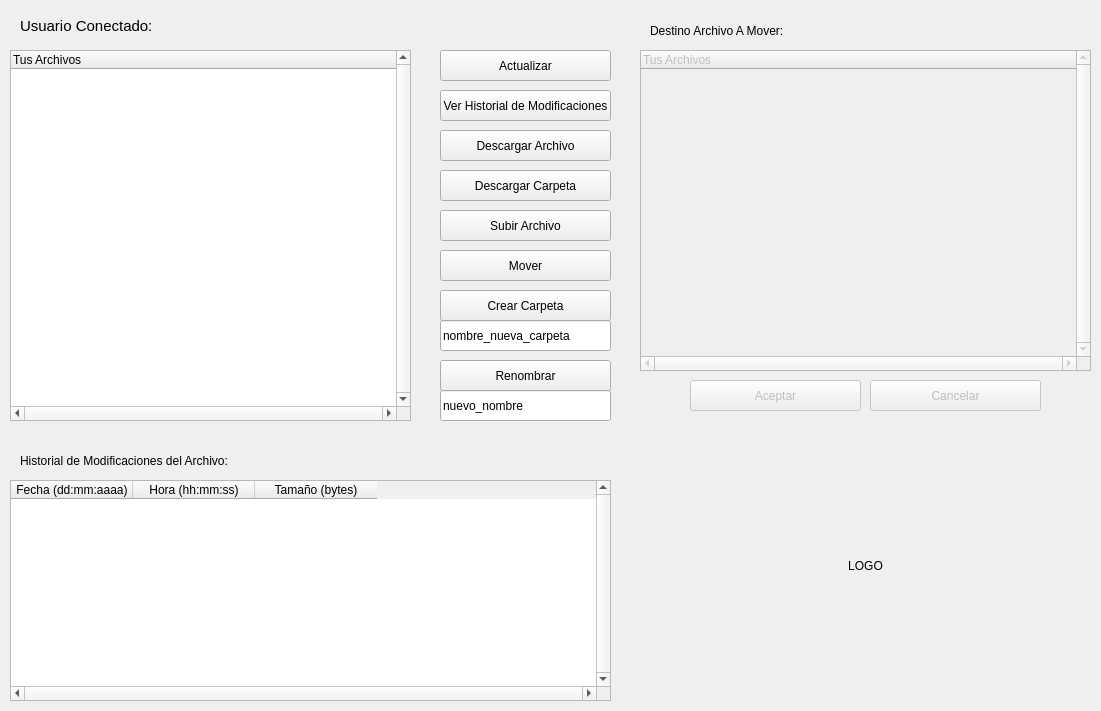
<?xml version="1.0" encoding="UTF-8"?>
<ui version="4.0">
 <class>Form</class>
 <widget class="QWidget" name="Form">
  <property name="geometry">
   <rect>
    <x>0</x>
    <y>0</y>
    <width>1101</width>
    <height>711</height>
   </rect>
  </property>
  <property name="windowTitle">
   <string>Dropbox</string>
  </property>
  <widget class="QTreeWidget" name="ArbolArchivos">
   <property name="geometry">
    <rect>
     <x>10</x>
     <y>50</y>
     <width>401</width>
     <height>371</height>
    </rect>
   </property>
   <property name="verticalScrollBarPolicy">
    <enum>Qt::ScrollBarAlwaysOn</enum>
   </property>
   <property name="horizontalScrollBarPolicy">
    <enum>Qt::ScrollBarAlwaysOn</enum>
   </property>
   <property name="verticalScrollMode">
    <enum>QAbstractItemView::ScrollPerPixel</enum>
   </property>
   <column>
    <property name="text">
     <string>Tus Archivos</string>
    </property>
   </column>
  </widget>
  <widget class="QPushButton" name="VerHistorialButton">
   <property name="geometry">
    <rect>
     <x>440</x>
     <y>90</y>
     <width>171</width>
     <height>31</height>
    </rect>
   </property>
   <property name="text">
    <string>Ver Historial de Modificaciones</string>
   </property>
  </widget>
  <widget class="QPushButton" name="DescargarArchivoButton">
   <property name="geometry">
    <rect>
     <x>440</x>
     <y>130</y>
     <width>171</width>
     <height>31</height>
    </rect>
   </property>
   <property name="text">
    <string>Descargar Archivo</string>
   </property>
  </widget>
  <widget class="QPushButton" name="SubirArchivoButton">
   <property name="geometry">
    <rect>
     <x>440</x>
     <y>210</y>
     <width>171</width>
     <height>31</height>
    </rect>
   </property>
   <property name="text">
    <string>Subir Archivo</string>
   </property>
  </widget>
  <widget class="QLabel" name="EstadoLabel">
   <property name="geometry">
    <rect>
     <x>20</x>
     <y>10</y>
     <width>431</width>
     <height>31</height>
    </rect>
   </property>
   <property name="font">
    <font>
     <pointsize>11</pointsize>
    </font>
   </property>
   <property name="text">
    <string>Usuario Conectado: </string>
   </property>
  </widget>
  <widget class="QLabel" name="HistorialLabel">
   <property name="geometry">
    <rect>
     <x>20</x>
     <y>440</y>
     <width>511</width>
     <height>41</height>
    </rect>
   </property>
   <property name="font">
    <font>
     <pointsize>9</pointsize>
    </font>
   </property>
   <property name="text">
    <string>Historial de Modificaciones del Archivo: </string>
   </property>
  </widget>
  <widget class="QTableWidget" name="HistorialTable">
   <property name="geometry">
    <rect>
     <x>10</x>
     <y>480</y>
     <width>601</width>
     <height>221</height>
    </rect>
   </property>
   <property name="verticalScrollBarPolicy">
    <enum>Qt::ScrollBarAlwaysOn</enum>
   </property>
   <property name="horizontalScrollBarPolicy">
    <enum>Qt::ScrollBarAlwaysOn</enum>
   </property>
   <property name="selectionMode">
    <enum>QAbstractItemView::NoSelection</enum>
   </property>
   <property name="verticalScrollMode">
    <enum>QAbstractItemView::ScrollPerPixel</enum>
   </property>
   <property name="horizontalScrollMode">
    <enum>QAbstractItemView::ScrollPerPixel</enum>
   </property>
   <property name="cornerButtonEnabled">
    <bool>false</bool>
   </property>
   <attribute name="horizontalHeaderVisible">
    <bool>true</bool>
   </attribute>
   <attribute name="horizontalHeaderDefaultSectionSize">
    <number>122</number>
   </attribute>
   <attribute name="horizontalHeaderHighlightSections">
    <bool>true</bool>
   </attribute>
   <attribute name="verticalHeaderMinimumSectionSize">
    <number>33</number>
   </attribute>
   <column>
    <property name="text">
     <string>Fecha (dd:mm:aaaa)</string>
    </property>
    <property name="textAlignment">
     <set>AlignHCenter|AlignVCenter|AlignCenter</set>
    </property>
   </column>
   <column>
    <property name="text">
     <string>Hora (hh:mm:ss)</string>
    </property>
   </column>
   <column>
    <property name="text">
     <string>Tamaño (bytes)</string>
    </property>
   </column>
  </widget>
  <widget class="QPushButton" name="ActualizarButton">
   <property name="geometry">
    <rect>
     <x>440</x>
     <y>50</y>
     <width>171</width>
     <height>31</height>
    </rect>
   </property>
   <property name="text">
    <string>Actualizar</string>
   </property>
  </widget>
  <widget class="QPushButton" name="CrearCarpetaButton">
   <property name="geometry">
    <rect>
     <x>440</x>
     <y>290</y>
     <width>171</width>
     <height>31</height>
    </rect>
   </property>
   <property name="text">
    <string>Crear Carpeta</string>
   </property>
  </widget>
  <widget class="QLineEdit" name="NombreCarpetaLineEdit">
   <property name="geometry">
    <rect>
     <x>440</x>
     <y>320</y>
     <width>171</width>
     <height>31</height>
    </rect>
   </property>
   <property name="text">
    <string>nombre_nueva_carpeta</string>
   </property>
  </widget>
  <widget class="QPushButton" name="DescargarCarpetaButton">
   <property name="geometry">
    <rect>
     <x>440</x>
     <y>170</y>
     <width>171</width>
     <height>31</height>
    </rect>
   </property>
   <property name="text">
    <string>Descargar Carpeta</string>
   </property>
  </widget>
  <widget class="QTreeWidget" name="ArbolArchivos2">
   <property name="enabled">
    <bool>false</bool>
   </property>
   <property name="geometry">
    <rect>
     <x>640</x>
     <y>50</y>
     <width>451</width>
     <height>321</height>
    </rect>
   </property>
   <property name="verticalScrollBarPolicy">
    <enum>Qt::ScrollBarAlwaysOn</enum>
   </property>
   <property name="horizontalScrollBarPolicy">
    <enum>Qt::ScrollBarAlwaysOn</enum>
   </property>
   <property name="verticalScrollMode">
    <enum>QAbstractItemView::ScrollPerPixel</enum>
   </property>
   <column>
    <property name="text">
     <string>Tus Archivos</string>
    </property>
   </column>
  </widget>
  <widget class="QLabel" name="DestinoLabel">
   <property name="geometry">
    <rect>
     <x>650</x>
     <y>10</y>
     <width>391</width>
     <height>41</height>
    </rect>
   </property>
   <property name="font">
    <font>
     <pointsize>9</pointsize>
    </font>
   </property>
   <property name="text">
    <string>Destino Archivo A Mover:</string>
   </property>
  </widget>
  <widget class="QLabel" name="LogoLabel">
   <property name="geometry">
    <rect>
     <x>750</x>
     <y>450</y>
     <width>231</width>
     <height>231</height>
    </rect>
   </property>
   <property name="text">
    <string>LOGO</string>
   </property>
   <property name="alignment">
    <set>Qt::AlignCenter</set>
   </property>
  </widget>
  <widget class="QPushButton" name="MoverButton">
   <property name="geometry">
    <rect>
     <x>440</x>
     <y>250</y>
     <width>171</width>
     <height>31</height>
    </rect>
   </property>
   <property name="text">
    <string>Mover</string>
   </property>
  </widget>
  <widget class="QPushButton" name="RenombrarButton">
   <property name="geometry">
    <rect>
     <x>440</x>
     <y>360</y>
     <width>171</width>
     <height>31</height>
    </rect>
   </property>
   <property name="text">
    <string>Renombrar</string>
   </property>
  </widget>
  <widget class="QLineEdit" name="NuevoNombreLineEdit">
   <property name="geometry">
    <rect>
     <x>440</x>
     <y>390</y>
     <width>171</width>
     <height>31</height>
    </rect>
   </property>
   <property name="text">
    <string>nuevo_nombre</string>
   </property>
  </widget>
  <widget class="QPushButton" name="AceptarButton">
   <property name="enabled">
    <bool>false</bool>
   </property>
   <property name="geometry">
    <rect>
     <x>690</x>
     <y>380</y>
     <width>171</width>
     <height>31</height>
    </rect>
   </property>
   <property name="text">
    <string>Aceptar</string>
   </property>
  </widget>
  <widget class="QPushButton" name="CancelarButton">
   <property name="enabled">
    <bool>false</bool>
   </property>
   <property name="geometry">
    <rect>
     <x>870</x>
     <y>380</y>
     <width>171</width>
     <height>31</height>
    </rect>
   </property>
   <property name="text">
    <string>Cancelar</string>
   </property>
  </widget>
 </widget>
 <resources/>
 <connections/>
</ui>
